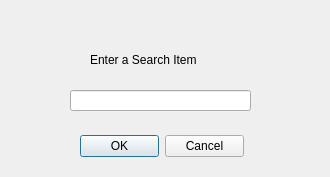
<?xml version="1.0" encoding="UTF-8"?>
<ui version="4.0">
 <class>SearchString</class>
 <widget class="QWidget" name="SearchString">
  <property name="geometry">
   <rect>
    <x>0</x>
    <y>0</y>
    <width>330</width>
    <height>177</height>
   </rect>
  </property>
  <property name="windowTitle">
   <string>Form</string>
  </property>
  <widget class="QLabel" name="label">
   <property name="geometry">
    <rect>
     <x>90</x>
     <y>50</y>
     <width>141</width>
     <height>20</height>
    </rect>
   </property>
   <property name="text">
    <string>Enter a Search Item</string>
   </property>
  </widget>
  <widget class="QLineEdit" name="lineEdit">
   <property name="geometry">
    <rect>
     <x>70</x>
     <y>90</y>
     <width>181</width>
     <height>21</height>
    </rect>
   </property>
  </widget>
  <widget class="QDialogButtonBox" name="buttonBox">
   <property name="geometry">
    <rect>
     <x>80</x>
     <y>130</y>
     <width>164</width>
     <height>32</height>
    </rect>
   </property>
   <property name="standardButtons">
    <set>QDialogButtonBox::Cancel|QDialogButtonBox::Ok</set>
   </property>
  </widget>
 </widget>
 <resources/>
 <connections/>
</ui>
